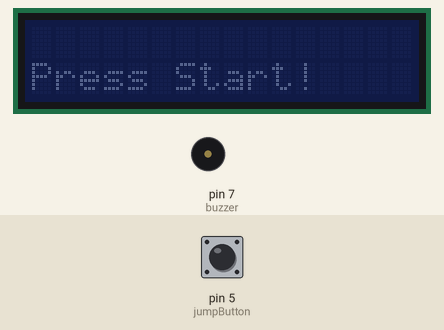
The sketch below on a simulated Arduino Uno, built with avr-gcc and run on an emulated ATmega328P. On the bench: 16×2 character LCD, buzzer (waves = sounding). The inputs (shaded band) are chosen by the test bench; at power-on: pin 5 (jumpButton) HIGH. Random numbers use the default seed unless the sketch sets one.

Above: at 1.2 s.
1.3 s: pin 5 (jumpButton) pulled LOW for 0.15 s
At 1.5 s:
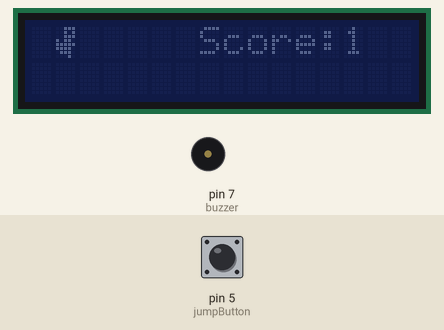
3.2 s: pin 5 (jumpButton) pulled LOW for 3.2 s
At 6.9 s:
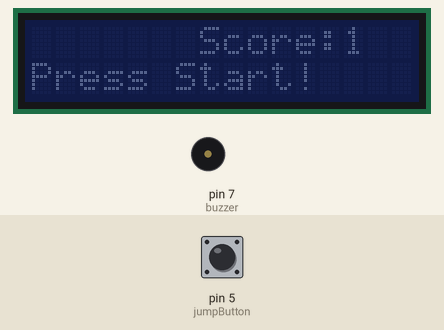
7.9 s: pin 5 (jumpButton) pulled LOW for 1 s
At 10.3 s:
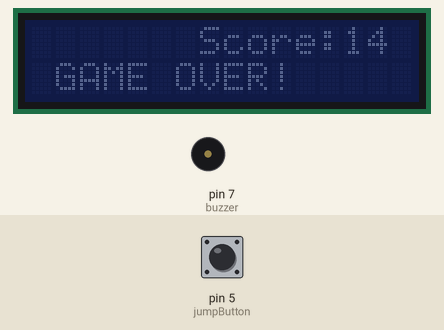
10.4 s: pin 5 (jumpButton) pulled LOW for 1 s
At 11.42 s:
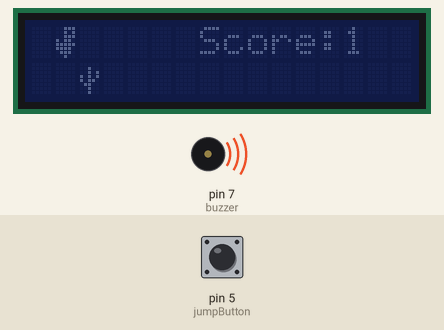
13.7 s: pin 5 (jumpButton) pulled LOW for 0.15 s
At 14.11 s:
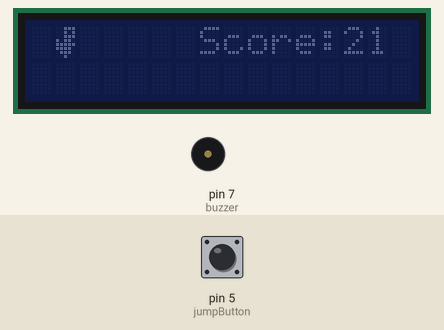
Timing chart, 0 to 16.5 s (numbered marks = the images above; inputs shaded):
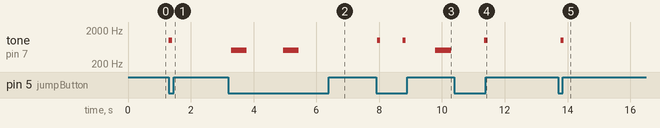

Measured:
- after the input at 1.3 s, tone on pin 7 (buzzer): silent → 1000 Hz at once, → silent 0.10 s later; the display: first changes at once (image 1 shows a later state)
- after the input at 7.9 s, tone on pin 7 (buzzer): plays 1000 Hz for 0.10 s, 1000 Hz for 0.10 s, 500 Hz for 0.50 s, starting at once; the display: first changes at once (image 3 shows a later state)
- after the input at 10.4 s, tone on pin 7 (buzzer): silent → 1000 Hz after 0.95 s, → silent 0.10 s later
- after the input at 13.7 s, tone on pin 7 (buzzer): silent → 1000 Hz after 0.08 s, → silent 0.10 s later

The sketch:

arduino_dino_game.ino
```cpp
#include <Wire.h>
#include <LiquidCrystal_I2C.h>

LiquidCrystal_I2C lcd(0x27, 16, 2);

int score = 0;
bool allow_jump = false;

const int jumpButton = 5;
const int buzzer = 7;

byte dino_l[8] = {
  B00000111,
  B00000101,
  B00000111,
  B00010110,
  B00011111,
  B00011110,
  B00001110,
  B00000100
};

byte dino_r[8] = {
  B00000111,
  B00000101,
  B00000111,
  B00010110,
  B00011111,
  B00011110,
  B00001110,
  B00000010
};

byte cactus_small[8] = {
  0b00100,
  0b00101,
  0b10101,
  0b10101,
  0b10111,
  0b11100,
  0b00100,
  0b00000
};

byte cactus_big[8] = {
  B00000000,
  B00000100,
  B00000101,
  B00010101,
  B00010110,
  B00001100,
  B00000100,
  B00000100
};

char world[] = {
  32,32,32,32,32,32,32,83,99,111,114,101,58,32,32,32,
  32,0,32,32,32,32,32,32,32,32,32,32,32,32,32,32
};

bool get_button() {
  return digitalRead(jumpButton);
}

uint8_t scroll_world() {
  delay(100);

  char random_object = random(2, 35);

  if (random_object < 4) world[31] = random_object;
  else world[31] = 32;

  for (int i = 16; i < 32; i++) {
    if (world[i] == 2 || world[i] == 3) {
      char prev = (i < 31) ? world[i + 1] : 32;

      if (world[i - 1] < 2) return 1;

      world[i - 1] = world[i];
      world[i] = prev;
    }
  }

  world[15] = 32;
  if (world[16] < 2) world[16] = 32;

  return 0;
}

void update_world() {
  int game_over = scroll_world();

  if (score == 999) {
    lcd.setCursor(0, 0);
    lcd.print("    YOU WIN!    ");
    while (1);
  }

  if (game_over) {
    tone(buzzer, 500, 500);
    lcd.setCursor(0, 1);
    lcd.print(" GAME OVER! ");
    score = 0;
    delay(1500);

    lcd.setCursor(0, 1);
    lcd.print("Press Start!");

    while (get_button() == HIGH);
  }

  score++;

  lcd.setCursor(13, 0);
  lcd.print("   ");
  lcd.setCursor(13, 0);
  lcd.print(score);

  lcd.setCursor(0, 0);

  for (int i = 0; i < 32; i++) {
    if (world[i] < 2) world[i] ^= 1;

    if (i == 16) lcd.setCursor(0, 1);

    if (i < 13 || i > 15)
      lcd.write(byte(world[i]));
  }
}

void setup() {
  pinMode(jumpButton, INPUT_PULLUP);

  lcd.createChar(0, dino_l);
  lcd.createChar(1, dino_r);
  lcd.createChar(2, cactus_small);
  lcd.createChar(3, cactus_big);

  lcd.init();
}

void loop() {
  lcd.setCursor(0, 1);
  lcd.print("Press Start!");

  while (get_button() == HIGH);

  while (true) {
    allow_jump ^= 1;

    if (get_button() == LOW && allow_jump) {
      lcd.setCursor(1, 1);
      lcd.write(byte(32));
      lcd.setCursor(1, 0);
      lcd.write(byte(0));

      tone(buzzer, 1000, 100);

      world[1] = byte(0);
      world[17] = byte(32);

      for (int i = 0; i < 4; i++) update_world();

      world[1] = byte(32);
      world[17] = byte(0);

      lcd.setCursor(1, 0);
      lcd.write(byte(32));
      lcd.setCursor(1, 1);
      lcd.write(byte(0));
    }

    update_world();
  }
}
```
